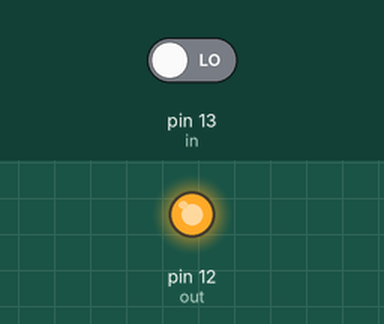
Bench run of a sketch on a simulated Arduino Uno, built with avr-gcc and run on an emulated ATmega328P. Shown: output pins drawn as LEDs (lit = HIGH). The test bench sets the inputs (shaded band); at power-on: pin 13 (in) LOW. What the sketch prints to the serial monitor is not drawn.

Above: at 2.8 s.
2.9 s: pin 13 (in) driven HIGH
At 3.8 s:
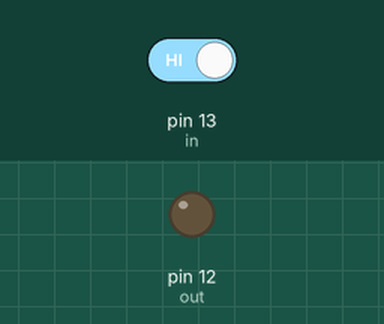
Timing chart, 0 to 12.4 s (numbered marks = the images above; inputs shaded):
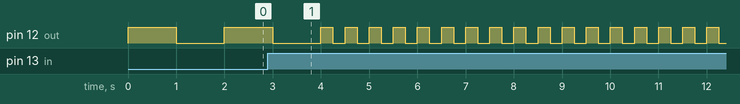

The sketch:

Arduino_Oppgave_3.ino
```cpp
#define in 13
#define out 12

void setup() {
	pinMode(in, INPUT);
	pinMode(out, OUTPUT);
	Serial.begin(9600);
}

void fastBlink(int pin) {
	digitalWrite(pin, 1);
	delay(250);
	digitalWrite(pin, 0);
	delay(250);
}

void slowBlink(int pin) {
	digitalWrite(pin, 1);
	delay(1000);
	digitalWrite(pin, 0);
	delay(1000);
}

void loop() {
	Serial.println("Knapp: " + String(digitalRead(in)));
	if(digitalRead(in) == 1) {
		fastBlink(out);
	} else {
		slowBlink(out);
	}
}
```

Measured:
- by itself, pin 12 (out): repeats every 0.50 s: HIGH 0.25 s, LOW 0.25 s
